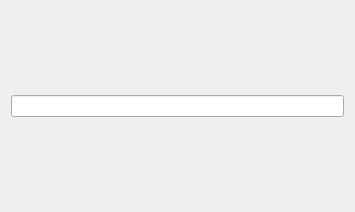
<?xml version="1.0" encoding="UTF-8"?>
<ui version="4.0">
 <class>UTCtext</class>
 <widget class="QWidget" name="UTCtext">
  <property name="geometry">
   <rect>
    <x>0</x>
    <y>0</y>
    <width>355</width>
    <height>212</height>
   </rect>
  </property>
  <property name="windowTitle">
   <string>Form</string>
  </property>
  <layout class="QVBoxLayout" name="verticalLayout">
   <item>
    <widget class="QLineEdit" name="lineEdit"/>
   </item>
  </layout>
 </widget>
 <resources/>
 <connections/>
</ui>
